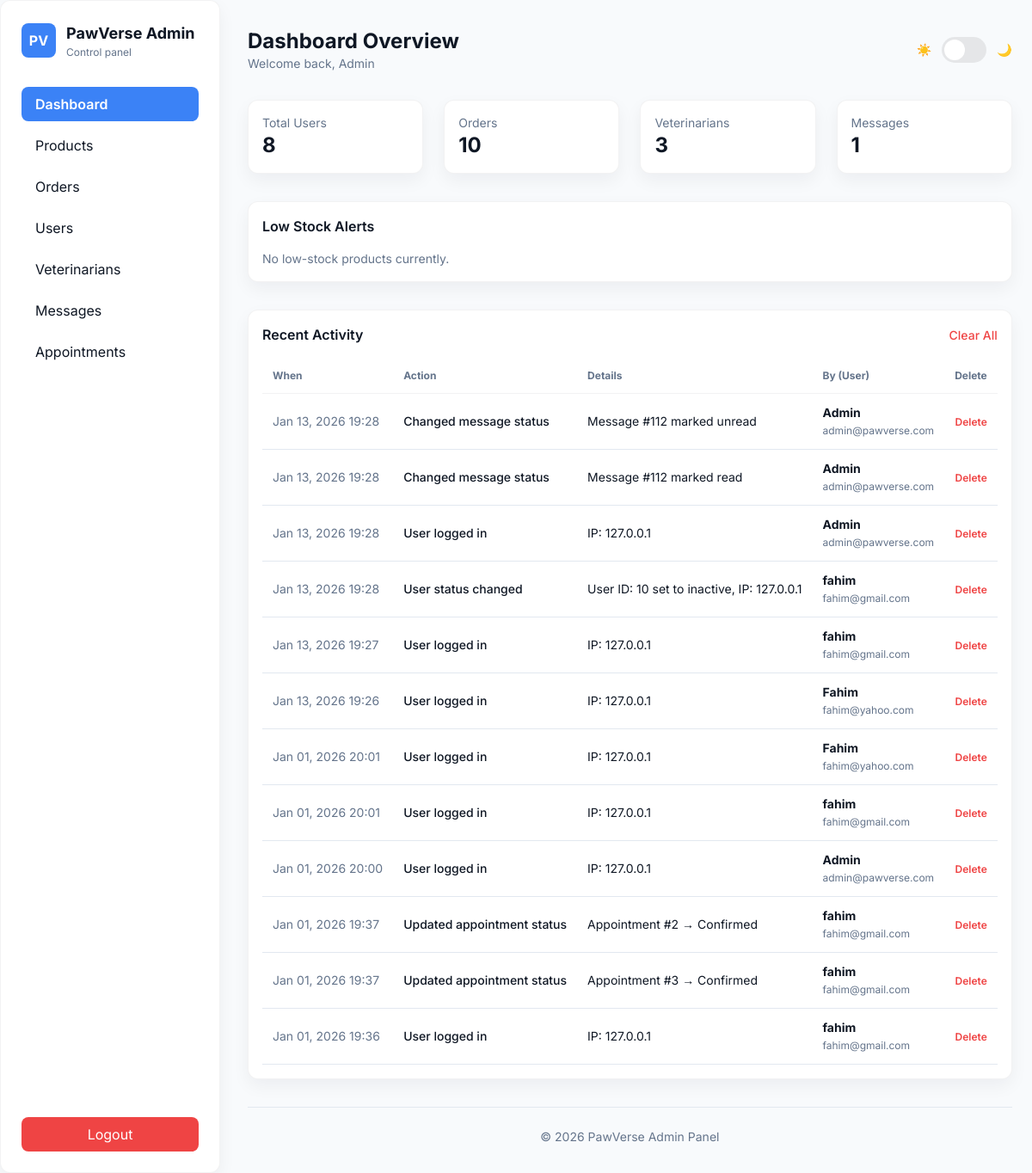
Page /admin/dashboard.php (signed in) on the committed database.
### tables this page shows
CREATE TABLE `activity_log` (
  `id` int(11) NOT NULL,
  `user_id` int(11) DEFAULT NULL,
  `action` varchar(191) NOT NULL,
  `details` text DEFAULT NULL,
  `created_at` timestamp NOT NULL DEFAULT current_timestamp()
);

CREATE TABLE `users` (
  `id` int(11) NOT NULL,
  `name` varchar(100) NOT NULL,
  `email` varchar(100) NOT NULL,
  `password` varchar(255) DEFAULT NULL,
  `role` enum('customer','vet','admin') DEFAULT 'customer',
  `status` enum('active','inactive') DEFAULT 'active',
  `created_at` timestamp NOT NULL DEFAULT current_timestamp()
);

### admin/dashboard.php (the view, shortened to what this page needs)
<?php
require_once __DIR__ . '/../config/db.php';
$conn->query("
  CREATE TABLE IF NOT EXISTS activity_log (
    id INT AUTO_INCREMENT PRIMARY KEY,
    user_id INT NULL,
    action VARCHAR(191) NOT NULL,
    details TEXT NULL,
    created_at TIMESTAMP DEFAULT CURRENT_TIMESTAMP,
    INDEX (created_at),
    INDEX (user_id)
  ) ENGINE=InnoDB DEFAULT CHARSET=utf8mb4;
");
function fetch_count($conn, $table) {
  $safe = preg_replace('/[^a-z0-9_]/i', '', $table);
  $res = $conn->query("SELECT COUNT(*) AS cnt FROM {$safe}");
  $r = $res ? $res->fetch_assoc() : ['cnt' => 0];
  return intval($r['cnt']);
}
$total_users = fetch_count($conn, 'users');
$total_orders = fetch_count($conn, 'orders');
$total_vets = fetch_count($conn, 'veterinarians');
$total_messages = fetch_count($conn, 'messages');
$activities = [];
$res = $conn->query("
  SELECT a.*, u.name AS user_name, u.email AS user_email
  FROM activity_log a
  LEFT JOIN users u ON a.user_id = u.id
  ORDER BY a.created_at DESC
  LIMIT 12
");
if ($res && $res->num_rows > 0) while ($r = $res->fetch_assoc()) $activities[] = $r;
$low_stock = $conn->query("SELECT id, name, stock FROM products WHERE stock <= 5 ORDER BY stock ASC");
?>
<!DOCTYPE html>
<html lang="en">
<head>
<script src="https://cdn.tailwindcss.com"></script>
</head>
<body>
<div class="min-h-screen flex">
  <aside class="fixed top-0 left-0 h-full w-64 p-6 panel z-40">
    <div class="flex flex-col justify-between h-full">
      <div>
        <div class="flex items-center gap-3 mb-8">
          <div class="w-10 h-10 rounded-lg flex items-center justify-center bg-[color:var(--accent)] text-white font-bold">PV</div>
          <div>
            <h3 class="text-lg font-bold">PawVerse Admin</h3>
            <div class="text-xs muted">Control panel</div>
          </div>
        </div>
        <nav class="space-y-2">
          <a href="dashboard.php" class="block px-4 py-2 rounded-lg bg-[color:var(--accent)] text-white font-semibold">Dashboard</a>
          <a href="products.php" class="block px-4 py-2 rounded-lg hover:bg-[color:var(--accent)]/10 transition">Products</a>
          <a href="orders.php" class="block px-4 py-2 rounded-lg hover:bg-[color:var(--accent)]/10 transition">Orders</a>
          <a href="users.php" class="block px-4 py-2 rounded-lg hover:bg-[color:var(--accent)]/10 transition">Users</a>
          <a href="veterinarians.php" class="block px-4 py-2 rounded-lg hover:bg-[color:var(--accent)]/10 transition">Veterinarians</a>
          <a href="messages.php" class="block px-4 py-2 rounded-lg hover:bg-[color:var(--accent)]/10 transition">Messages</a>
          <a href="appointments.php" class="block px-4 py-2 rounded-lg hover:bg-[color:var(--accent)]/10 transition">Appointments</a>
        </nav>
      </div>
      <form method="POST" action="../auth/logout.php" class="pt-6">
        <button class="w-full py-2 rounded-lg bg-red-500 text-white hover:bg-red-600 transition">Logout</button>
      </form>
    </div>
  </aside>
  <main class="flex-1 ml-64 p-8">
    <div class="flex flex-wrap items-center justify-between mb-8">
      <div>
        <h1 class="text-2xl font-bold">Dashboard Overview</h1>
        <p class="muted text-sm">Welcome back, <?php echo htmlspecialchars($_SESSION['user_name']); ?></p>
      </div>
      <div class="flex items-center gap-4">
        <div class="flex items-center gap-3">
          <div class="text-sm muted">☀️</div>
          <div id="themeSwitch" class="switch"><div class="knob"></div></div>
          <div class="text-sm muted">🌙</div>
        </div>
      </div>
    </div>
    <section class="grid grid-cols-1 sm:grid-cols-2 lg:grid-cols-4 gap-6 mb-8">
      <div class="panel p-4"><p class="muted text-sm">Total Users</p><h2 class="text-2xl font-bold"><?php echo $total_users; ?></h2></div>
      <div class="panel p-4"><p class="muted text-sm">Orders</p><h2 class="text-2xl font-bold"><?php echo $total_orders; ?></h2></div>
      <div class="panel p-4"><p class="muted text-sm">Veterinarians</p><h2 class="text-2xl font-bold"><?php echo $total_vets; ?></h2></div>
      <div class="panel p-4"><p class="muted text-sm">Messages</p><h2 class="text-2xl font-bold"><?php echo $total_messages; ?></h2></div>
    </section>
    <section class="panel p-4 mb-8">
      <h3 class="font-semibold mb-4">Low Stock Alerts</h3>
      <?php if ($low_stock && $low_stock->num_rows > 0): ?>
        <div class="overflow-x-auto">
          <table class="min-w-full text-sm">
            <thead>
              <tr class="border-b muted" style="border-color:var(--glass-border)">
                <th>Name</th>
                <th>Product Id</th>
                <th>Stock</th>
              </tr>
            </thead>
            <tbody>
              <?php while ($p = $low_stock->fetch_assoc()): ?>
              <tr class="border-b border-slate-200 dark:border-white/10">
                <td><?php echo $p['name']; ?></td>
                <td><?php echo htmlspecialchars($p['id']); ?></td>
                <td class="text-right text-red-500 font-semibold"><?php echo $p['stock']; ?></td>
              </tr>
              <?php endwhile; ?>
            </tbody>
          </table>
        </div>
      <?php else: ?>
        <p class="muted text-sm">No low-stock products currently.</p>
      <?php endif; ?>
    </section>
    <section class="panel p-4">
      <div class="flex justify-between items-center mb-4">
        <h3 class="font-semibold">Recent Activity</h3>
        <form method="POST"><button name="clear_all" class="text-red-500 hover:underline text-sm font-medium">Clear All</button></form>
      </div>
      <div class="overflow-x-auto">
        <table class="min-w-full text-sm">
          <thead>
            <tr class="muted text-xs text-left border-b" style="border-color:var(--glass-border)">
              <th>When</th>
              <th>Action</th>
              <th>Details</th>
              <th>By (User)</th>
              <th>Delete</th>
            </tr>
          </thead>
          <tbody>
            <?php if (empty($activities)): ?>
              <tr><td colspan="5" class="py-4 muted text-center">No activity yet.</td></tr>
            <?php else: foreach ($activities as $act): ?>
              <tr class="border-b border-slate-200 dark:border-white/10">
                <td class="muted"><?php echo date('M d, Y H:i', strtotime($act['created_at'])); ?></td>
                <td class="font-medium"><?php echo htmlspecialchars($act['action']); ?></td>
                <td>
                  <?php
                    $raw = trim($act['details'] ?? '');
                    $raw = str_replace('::1', '127.0.0.1', $raw);
                    echo htmlspecialchars($raw ?: '—');
                  ?>
                </td>
                <td>
                  <?php if ($act['user_name']): ?>
                    <strong><?php echo htmlspecialchars($act['user_name']); ?></strong><br>
                    <span class="text-xs muted"><?php echo htmlspecialchars($act['user_email']); ?></span>
                  <?php else: ?>
                    <span class="muted text-xs">System</span>
                  <?php endif; ?>
                </td>
                <td class="text-right">
                  <form method="POST" style="display:inline;">
                    <button type="submit" name="delete_activity" value="<?php echo $act['id']; ?>" class="text-red-500 hover:underline text-xs font-semibold">Delete</button>
                  </form>
                </td>
              </tr>
            <?php endforeach; endif; ?>
          </tbody>
        </table>
      </div>
    </section>
    <footer class="mt-8 text-sm muted text-center border-t border-slate-200 dark:border-white/10 pt-6">
      © <?php echo date('Y'); ?> PawVerse Admin Panel
    </footer>
  </main>
</div>
</body>
</html>

### admin/dashboard.php (style rules this page uses)
:root { --bg:#f8fafc;--panel:#ffffff;--muted:#64748b;--text:#0f1724;--accent:#3b82f6; --glass-border:rgba(2,6,23,0.05);--card-shadow:0 8px 20px rgba(15,23,36,0.05); }
body { font-family:"Inter",sans-serif;background:var(--bg);color:var(--text);transition:background .3s,color .3s; }
.panel { background:var(--panel);border:1px solid var(--glass-border);box-shadow:var(--card-shadow);border-radius:.75rem; }
.muted { color:var(--muted); }
.switch { width:52px;height:30px;border-radius:999px;padding:3px;display:inline-flex;align-items:center;cursor:pointer;background:rgba(0,0,0,0.08); }
.switch .knob { width:24px;height:24px;border-radius:999px;background:white;transform:translateX(0);transition:transform .25s; }
th, td { text-align:left; padding:.75rem .75rem; white-space:nowrap; }
th:last-child, td:last-child { text-align:right; }

### rows in the picture
activity_log: created_at "Jan 13, 2026 19:28", action "Changed message status", details "Message #112 marked unread", user.name "Admin", user.email "admin@pawverse.com", $act['id'] 138 (drawn)
activity_log: created_at "Jan 13, 2026 19:28", action "Changed message status", details "Message #112 marked read", user.name "Admin", user.email "admin@pawverse.com", $act['id'] 137 (drawn)
activity_log: created_at "Jan 13, 2026 19:28", action "User logged in", details "IP: 127.0.0.1", user.name "Admin", user.email "admin@pawverse.com", $act['id'] 136 (drawn)
activity_log: created_at "Jan 13, 2026 19:28", action "User status changed", details "User ID: 10 set to inactive, IP: 127.0.0.1", user.name "fahim", user.email "fahim@gmail.com", $act['id'] 135 (drawn)
activity_log: created_at "Jan 13, 2026 19:27", action "User logged in", details "IP: 127.0.0.1", user.name "fahim", user.email "fahim@gmail.com", $act['id'] 134 (drawn)
activity_log: created_at "Jan 13, 2026 19:26", action "User logged in", details "IP: 127.0.0.1", user.name "Fahim", user.email "fahim@yahoo.com", $act['id'] 133 (drawn)
activity_log: created_at "Jan 01, 2026 20:01", action "User logged in", details "IP: 127.0.0.1", user.name "Fahim", user.email "fahim@yahoo.com", $act['id'] 132 (drawn)
activity_log: created_at "Jan 01, 2026 20:01", action "User logged in", details "IP: 127.0.0.1", user.name "fahim", user.email "fahim@gmail.com", $act['id'] 131 (drawn)
activity_log: created_at "Jan 01, 2026 20:00", action "User logged in", details "IP: 127.0.0.1", user.name "Admin", user.email "admin@pawverse.com", $act['id'] 130 (drawn)
activity_log: created_at "Jan 01, 2026 19:37", action "Updated appointment status", details "Appointment #2 → Confirmed", user.name "fahim", user.email "fahim@gmail.com", $act['id'] 129 (drawn)
activity_log: created_at "Jan 01, 2026 19:37", action "Updated appointment status", details "Appointment #3 → Confirmed", user.name "fahim", user.email "fahim@gmail.com", $act['id'] 128 (drawn)
activity_log: created_at "Jan 01, 2026 19:36", action "User logged in", details "IP: 127.0.0.1", user.name "fahim", user.email "fahim@gmail.com", $act['id'] 127 (drawn)

### other values in the picture
$_SESSION['user_name'] "Admin"
$total_users "8"
$total_orders "10"
$total_vets "3"
$total_messages "1"
